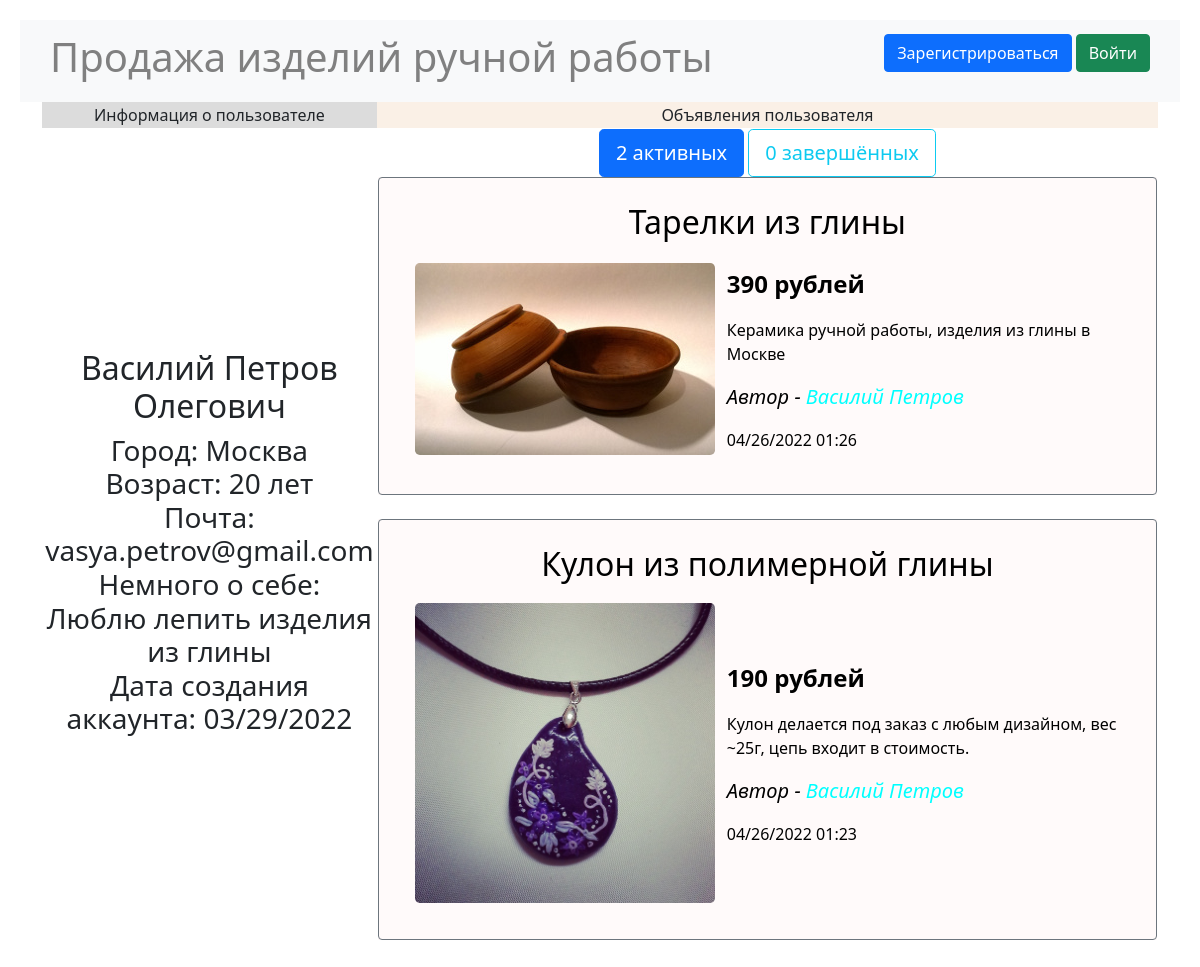
The app's page /user/5/active with its own data.
### data/users.py (models this page shows, shortened)
class User(SqlAlchemyBase, UserMixin, SerializerMixin):
    __tablename__ = 'users'
    id = sqlalchemy.Column(sqlalchemy.Integer,
                           primary_key=True, autoincrement=True)
    name = sqlalchemy.Column(sqlalchemy.String, nullable=True)
    surname = sqlalchemy.Column(sqlalchemy.String, nullable=True)
    patronymic = sqlalchemy.Column(sqlalchemy.String, nullable=True)
    city = sqlalchemy.Column(sqlalchemy.String, nullable=True)
    age = sqlalchemy.Column(sqlalchemy.Integer, nullable=True)
    email = sqlalchemy.Column(sqlalchemy.String,
                              index=True, unique=True, nullable=True)
    about = sqlalchemy.Column(sqlalchemy.String, nullable=True)
    hashed_password = sqlalchemy.Column(sqlalchemy.String, nullable=True)
    created_date = sqlalchemy.Column(sqlalchemy.DateTime,
                                     default=datetime.datetime.now)
    ads = orm.relation("Ad", back_populates='user')

### data/ads.py (models this page shows)
class Ad(SqlAlchemyBase, SerializerMixin):
    __tablename__ = 'ads'
    id = sqlalchemy.Column(sqlalchemy.Integer,
                           primary_key=True, autoincrement=True)
    user_id = sqlalchemy.Column(sqlalchemy.Integer,
                                sqlalchemy.ForeignKey("users.id"))
    title = sqlalchemy.Column(sqlalchemy.String, nullable=True)
    content = sqlalchemy.Column(sqlalchemy.String, nullable=True)
    price = sqlalchemy.Column(sqlalchemy.Integer, nullable=True)
    filename = sqlalchemy.Column(sqlalchemy.String, nullable=True)
    created_date = sqlalchemy.Column(sqlalchemy.DateTime,
                                     default=datetime.datetime.now)
    is_sold = sqlalchemy.Column(sqlalchemy.Boolean, default=False)
    material = sqlalchemy.Column(sqlalchemy.String, nullable=True)
    user = orm.relation('User')

### main.py (the view)
@app.route("/user/<user_id>/<state>")
def profile(user_id, state):
    db_sess = db_session.create_session()
    user = db_sess.query(User).filter(User.id == user_id).first()
    active_ads = db_sess.query(Ad).filter(Ad.user == user,
                                          Ad.is_sold == 0).all()
    complete_ads = db_sess.query(Ad).filter(Ad.user == user,
                                            Ad.is_sold == 1).all()
    ads = complete_ads if state == "complete" else active_ads
    params = {
        "user": user,
        "ads": ads,
        "active": active_ads,
        "complete": complete_ads,
        "title": f"Профиль пользователя {user.name} {user.surname}",
        "state": state,
        "css": "/static/css/index.css"
    }
    return render_template("profile.html", **params)

### data/db_session.py (called while the page is built)
def create_session() -> Session:
    global __factory
    return __factory()

### templates/profile.html
{% extends "base.html" %}
{% block content %}
<table>
    <tr>
        <td align="center" bgcolor="#DCDCDC" width="30%">Информация о пользователе</td>
        <td align="center" bgcolor="#FAF0E6">Объявления пользователя</td>
    </tr>
    <tr>
        <td align="center"><h2 >{{user.name}} {{user.surname}} {{user.patronymic}}</h2>
            <h3 >Город: {{user.city}}<br>
                Возраст: {{user.age}} лет<br>
                Почта: {{user.email}}<br>
                Немного о себе:<br>{{user.about}}<br>
                Дата создания аккаунта:
                {{user.created_date.strftime("%m/%d/%Y")}}</h3></td>
        <td align="center">
            {% if state == "complete" %}
                {% set active_btn_color = "btn-outline-primary" %}
                {% set complete_btn_color = "btn-info" %}
            {% else %}
                {% set active_btn_color = "btn-primary" %}
                {% set complete_btn_color = "btn-outline-info" %}
            {% endif %}
            <div class="d-grid gap-2 d-md-block" role="group"
                 aria-label="Basic radio toggle button group" align="top">
                <a type="button" href="/user/{{user.id}}/active"
                   class="btn {{ active_btn_color }} btn-lg">
                    {{ active | length() }} активных</a>
                <a type="button" href="/user/{{user.id}}/complete"
                   class="btn {{ complete_btn_color }} btn-lg">
                    {{ complete | length() }} завершённых</a>
            </div>
            {% include "ads_list.html" %}
        </td>
    </tr>
</table>
{% endblock %}

### templates/base.html (shortened to what this page needs)
<!doctype html>
<html lang="en">
<head>
    <link href="https://cdn.jsdelivr.net/npm/bootstrap@5.1.3/dist/css/bootstrap.min.css"
          rel="stylesheet"
>
    <link rel="stylesheet" type="text/css" href={{css}}>
    <link rel="stylesheet" type="text/css" href="/static/css/base.css">
</head>
<body>
<header>
    <nav class="navbar navbar-light bg-light">
        <span class="navbar-text h1" data-bs-toggle="tooltip"
              data-bs-placement="bottom" title="Перейти на главную страницу">
            <a href="/" class="base_title"
               style="color:grey; white-space: nowrap;">
                Продажа изделий ручной работы</a></span>
        {% if current_user.is_authenticated %}
        <div class="btn-group">
            <button type="button"
                    class="btn btn-secondary btn-lg dropdown-toggle"
                    data-bs-toggle="dropdown" aria-expanded="false">
                {{ current_user.name }} {{ current_user.surname }}
            </button>
            <ul class="dropdown-menu dropdown-menu-dark">
                <li><a class="dropdown-item"
                       href="/user/{{current_user.id}}/active">Мой профиль</a></li>
                <li>
                    <hr class="dropdown-divider">
                </li>
                <li><a class="dropdown-item"
                       href="/logout">Выйти из аккаунта</a></li>
            </ul>
        </div>
        {% else %}
        <p>
            <a class="btn btn-primary"
               href="/register">Зарегистрироваться</a>
            <a class="btn btn-success" href="/login">Войти</a>
        </p>
        {% endif %}
    </nav>
</header>
<main role="main" class="container">
    {% block content %}{% endblock %}
</main>
</body>
</html>

### templates/ads_list.html (shortened to what this page needs)
{% for item in ads|sort(attribute='created_date', reverse=true)%}
{% set i = loop.index %}
<div class="add">
    <div class="border border-secondary rounded">
        <a href="/ad/details/{{ item.id }}" title="Подробнее о товаре" id="add_href">
            <h2 align="center">{{item.title}}</h2>
            <table>
                <tr>
                    <td>
                        <a data-bs-toggle="modal"
                           data-bs-target="#Modal{{loop.index}}">
                            <img class="add_img rounded-3"
                                 src="/static/img/{{item.filename}}"
                                 alt="Изображение товара">
                        </a>
                    </td>
                    <td><p>
                        <p class="fw-bold fs-4">{{item.price}} рублей</p>
                        <p class="fs-6">{{item.content}}</p>
                        <p class="fst-italic fs-5">
                            Автор - <a class="navbar-brand"
                                       href="/user/{{item.user.id}}/active"
                                       title="Подробнее об авторе"
                                       id="profile_href">
                            {{item.user.name}} {{item.user.surname}}</a></p>
                        <p class="fs-6">
                            {{item.created_date.strftime("%m/%d/%Y %H:%M")}}</p>
                    </td>
                </tr>
            </table>
        </a>
    </div>
</div><br>
{% endfor %}

### static/css/index.css (style rules this page uses)
.border { padding: 25px 25px; }
.add { background-color: #FFFAFA; }
#add_href { color: #000000; text-decoration: none; }
#profile_href { color: #00FFFF; text-decoration: none; }
.add_img { max-width: 300px; height: auto; margin: 10px; }

### static/css/base.css (style rules this page uses)
body { margin: 20px; }
.navbar { padding: 5px 30px; }
.base_title { text-decoration: none; }

### records on screen
User: name "Василий", surname "Петров", patronymic "Олегович", city "Москва", age "20", email "vasya.petrov@gmail.com", about "Люблю лепить изделия из глины", created_date "03/29/2022"
Ad: title "Тарелки из глины", filename (picture), price "390", content "Керамика ручной работы, изделия из глины в Москве", user.name "Василий", user.surname "Петров", created_date "04/26/2022 01:26"
Ad: title "Кулон из полимерной глины", filename (picture), price "190", content "Кулон делается под заказ с любым дизайном, вес ~25г, цепь входит в стоимость.", user.name "Василий", user.surname "Петров", created_date "04/26/2022 01:23"

### other values on screen
{{ active | length() }} "2"
{{ complete | length() }} "0"
